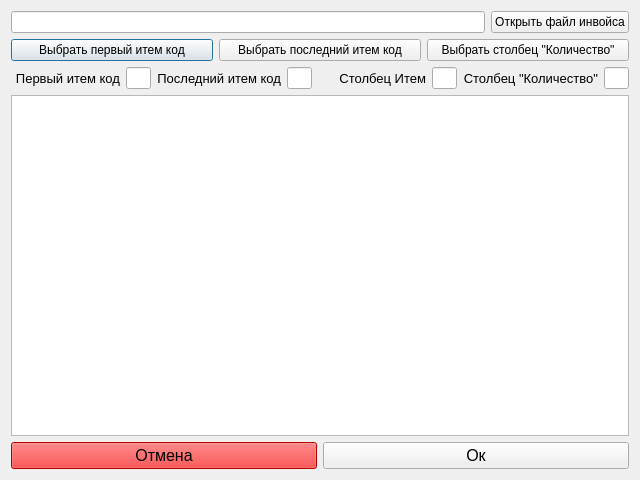
<?xml version="1.0" encoding="UTF-8"?>
<ui version="4.0">
 <class>TableSelect</class>
 <widget class="QDialog" name="TableSelect">
  <property name="geometry">
   <rect>
    <x>0</x>
    <y>0</y>
    <width>640</width>
    <height>480</height>
   </rect>
  </property>
  <property name="maximumSize">
   <size>
    <width>16777215</width>
    <height>1000</height>
   </size>
  </property>
  <property name="windowTitle">
   <string>Файл инвойс</string>
  </property>
  <layout class="QGridLayout" name="gridLayout_2">
   <item row="0" column="0">
    <layout class="QGridLayout" name="gridLayout">
     <item row="2" column="0">
      <layout class="QHBoxLayout" name="horizontalLayout_2">
       <item>
        <widget class="QPushButton" name="pushButtonItemFirst">
         <property name="text">
          <string>Выбрать первый итем код</string>
         </property>
        </widget>
       </item>
       <item>
        <widget class="QPushButton" name="pushButtonItemLast">
         <property name="text">
          <string>Выбрать последний итем код</string>
         </property>
        </widget>
       </item>
       <item>
        <widget class="QPushButton" name="pushButtonQtyCol">
         <property name="text">
          <string>Выбрать столбец &quot;Количество&quot;</string>
         </property>
        </widget>
       </item>
      </layout>
     </item>
     <item row="4" column="0">
      <widget class="QTableWidget" name="tableWidget">
       <property name="sizePolicy">
        <sizepolicy hsizetype="Preferred" vsizetype="Expanding">
         <horstretch>0</horstretch>
         <verstretch>0</verstretch>
        </sizepolicy>
       </property>
      </widget>
     </item>
     <item row="1" column="0">
      <layout class="QHBoxLayout" name="horizontalLayout_5">
       <item>
        <widget class="QLineEdit" name="lineEditPath"/>
       </item>
       <item>
        <widget class="QPushButton" name="pushButtonOpenFile">
         <property name="text">
          <string>Открыть файл инвойса</string>
         </property>
        </widget>
       </item>
      </layout>
     </item>
     <item row="5" column="0">
      <layout class="QHBoxLayout" name="horizontalLayout_4">
       <item>
        <widget class="QPushButton" name="pushButtonCancel">
         <property name="font">
          <font>
           <pointsize>12</pointsize>
          </font>
         </property>
         <property name="styleSheet">
          <string notr="true">background-color: rgb(255, 0, 0)</string>
         </property>
         <property name="text">
          <string>Отмена</string>
         </property>
        </widget>
       </item>
       <item>
        <widget class="QPushButton" name="pushButtonOk">
         <property name="font">
          <font>
           <pointsize>12</pointsize>
          </font>
         </property>
         <property name="text">
          <string>Ок</string>
         </property>
        </widget>
       </item>
      </layout>
     </item>
     <item row="0" column="0">
      <layout class="QHBoxLayout" name="horizontalLayout"/>
     </item>
     <item row="3" column="0">
      <layout class="QHBoxLayout" name="horizontalLayout_3">
       <item>
        <widget class="QLabel" name="labelItemFirst">
         <property name="font">
          <font>
           <pointsize>10</pointsize>
          </font>
         </property>
         <property name="text">
          <string>Первый итем код</string>
         </property>
         <property name="alignment">
          <set>Qt::AlignRight|Qt::AlignTrailing|Qt::AlignVCenter</set>
         </property>
        </widget>
       </item>
       <item>
        <widget class="QLineEdit" name="lineEditItemFirst">
         <property name="maximumSize">
          <size>
           <width>25</width>
           <height>16777215</height>
          </size>
         </property>
        </widget>
       </item>
       <item>
        <widget class="QLabel" name="labelItemLast">
         <property name="font">
          <font>
           <pointsize>10</pointsize>
          </font>
         </property>
         <property name="text">
          <string>Последний итем код</string>
         </property>
         <property name="alignment">
          <set>Qt::AlignRight|Qt::AlignTrailing|Qt::AlignVCenter</set>
         </property>
        </widget>
       </item>
       <item>
        <widget class="QLineEdit" name="lineEditItemLast">
         <property name="maximumSize">
          <size>
           <width>25</width>
           <height>16777215</height>
          </size>
         </property>
        </widget>
       </item>
       <item>
        <widget class="QLabel" name="labelItemCol">
         <property name="font">
          <font>
           <pointsize>10</pointsize>
          </font>
         </property>
         <property name="text">
          <string>Столбец Итем</string>
         </property>
         <property name="alignment">
          <set>Qt::AlignRight|Qt::AlignTrailing|Qt::AlignVCenter</set>
         </property>
        </widget>
       </item>
       <item>
        <widget class="QLineEdit" name="lineEditItemCol">
         <property name="maximumSize">
          <size>
           <width>25</width>
           <height>16777215</height>
          </size>
         </property>
        </widget>
       </item>
       <item>
        <widget class="QLabel" name="labelQty">
         <property name="font">
          <font>
           <pointsize>10</pointsize>
          </font>
         </property>
         <property name="text">
          <string>Столбец &quot;Количество&quot;</string>
         </property>
         <property name="alignment">
          <set>Qt::AlignRight|Qt::AlignTrailing|Qt::AlignVCenter</set>
         </property>
        </widget>
       </item>
       <item>
        <widget class="QLineEdit" name="lineEditQtyCol">
         <property name="maximumSize">
          <size>
           <width>25</width>
           <height>16777215</height>
          </size>
         </property>
        </widget>
       </item>
      </layout>
     </item>
    </layout>
   </item>
  </layout>
 </widget>
 <resources/>
 <connections/>
</ui>
